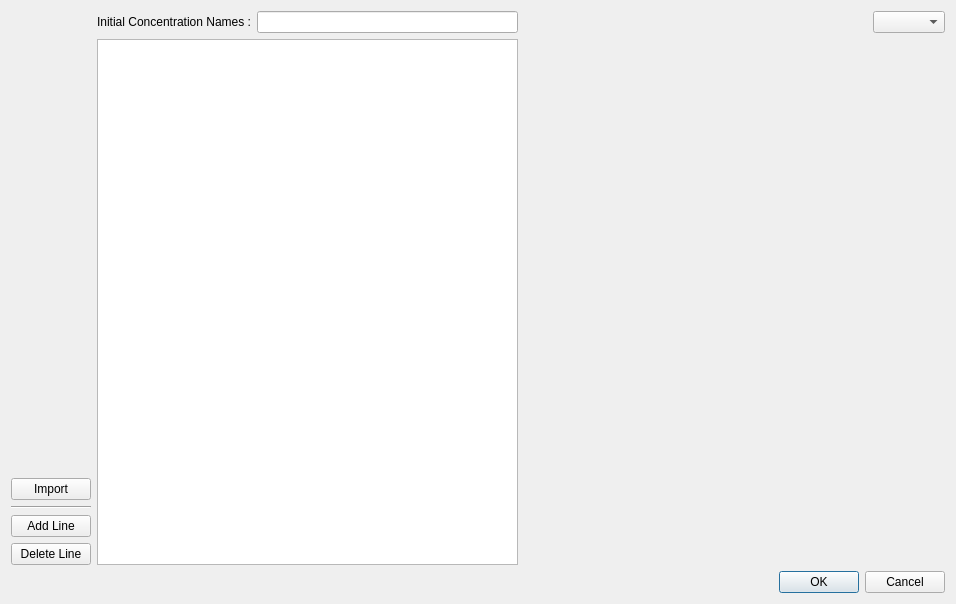
<?xml version="1.0" encoding="UTF-8"?>
<ui version="4.0">
 <class>TracerLaws</class>
 <widget class="QWidget" name="TracerLaws">
  <property name="geometry">
   <rect>
    <x>0</x>
    <y>0</y>
    <width>956</width>
    <height>604</height>
   </rect>
  </property>
  <property name="windowTitle">
   <string>Initial Concentration</string>
  </property>
  <layout class="QGridLayout" name="gridLayout">
   <item row="0" column="2">
    <layout class="QHBoxLayout" name="horizontalLayout">
     <item>
      <spacer name="horizontalSpacer_13">
       <property name="orientation">
        <enum>Qt::Horizontal</enum>
       </property>
       <property name="sizeHint" stdset="0">
        <size>
         <width>40</width>
         <height>20</height>
        </size>
       </property>
      </spacer>
     </item>
     <item>
      <widget class="QComboBox" name="cb_bief"/>
     </item>
    </layout>
   </item>
   <item row="1" column="2">
    <layout class="QVBoxLayout" name="lay_graph_edit"/>
   </item>
   <item row="1" column="0">
    <layout class="QVBoxLayout" name="verticalLayout_8">
     <item>
      <spacer name="verticalSpacer_10">
       <property name="orientation">
        <enum>Qt::Vertical</enum>
       </property>
       <property name="sizeHint" stdset="0">
        <size>
         <width>20</width>
         <height>40</height>
        </size>
       </property>
      </spacer>
     </item>
     <item>
      <widget class="QPushButton" name="b_import">
       <property name="text">
        <string>Import</string>
       </property>
      </widget>
     </item>
     <item>
      <widget class="Line" name="line">
       <property name="orientation">
        <enum>Qt::Horizontal</enum>
       </property>
      </widget>
     </item>
     <item>
      <widget class="QPushButton" name="b_add_line">
       <property name="text">
        <string>Add Line</string>
       </property>
      </widget>
     </item>
     <item>
      <widget class="QPushButton" name="b_delete_line">
       <property name="text">
        <string>Delete Line</string>
       </property>
      </widget>
     </item>
    </layout>
   </item>
   <item row="0" column="1">
    <layout class="QHBoxLayout" name="horizontalLayout_4">
     <item>
      <widget class="QLabel" name="label_LawWQ">
       <property name="text">
        <string>Initial Concentration Names :</string>
       </property>
       <property name="alignment">
        <set>Qt::AlignRight|Qt::AlignTrailing|Qt::AlignVCenter</set>
       </property>
      </widget>
     </item>
     <item>
      <widget class="QLineEdit" name="LawWQ"/>
     </item>
    </layout>
   </item>
   <item row="1" column="1">
    <widget class="QTableView" name="tab_laws">
     <property name="enabled">
      <bool>true</bool>
     </property>
     <property name="minimumSize">
      <size>
       <width>400</width>
       <height>0</height>
      </size>
     </property>
     <attribute name="horizontalHeaderDefaultSectionSize">
      <number>50</number>
     </attribute>
     <attribute name="verticalHeaderDefaultSectionSize">
      <number>22</number>
     </attribute>
    </widget>
   </item>
   <item row="2" column="2">
    <widget class="QDialogButtonBox" name="b_OK_page2">
     <property name="standardButtons">
      <set>QDialogButtonBox::Cancel|QDialogButtonBox::Ok</set>
     </property>
    </widget>
   </item>
  </layout>
  <action name="actionB_import">
   <property name="text">
    <string>b_import</string>
   </property>
   <property name="toolTip">
    <string>b_import</string>
   </property>
  </action>
  <action name="actionB_addLine">
   <property name="text">
    <string>b_addLine</string>
   </property>
   <property name="toolTip">
    <string>b_addLine</string>
   </property>
  </action>
  <action name="actionB_delLine">
   <property name="text">
    <string>b_delLine</string>
   </property>
   <property name="toolTip">
    <string>b_delLine</string>
   </property>
  </action>
  <action name="actionB_OK_page2">
   <property name="text">
    <string>b_OK_page2</string>
   </property>
   <property name="toolTip">
    <string>b_OK_page2</string>
   </property>
  </action>
 </widget>
 <resources/>
 <connections>
  <connection>
   <sender>b_add_line</sender>
   <signal>clicked()</signal>
   <receiver>actionB_addLine</receiver>
   <slot>trigger()</slot>
   <hints>
    <hint type="sourcelabel">
     <x>47</x>
     <y>524</y>
    </hint>
    <hint type="destinationlabel">
     <x>-1</x>
     <y>-1</y>
    </hint>
   </hints>
  </connection>
  <connection>
   <sender>b_delete_line</sender>
   <signal>clicked()</signal>
   <receiver>actionB_delLine</receiver>
   <slot>trigger()</slot>
   <hints>
    <hint type="sourcelabel">
     <x>47</x>
     <y>553</y>
    </hint>
    <hint type="destinationlabel">
     <x>-1</x>
     <y>-1</y>
    </hint>
   </hints>
  </connection>
  <connection>
   <sender>b_import</sender>
   <signal>clicked()</signal>
   <receiver>actionB_import</receiver>
   <slot>trigger()</slot>
   <hints>
    <hint type="sourcelabel">
     <x>47</x>
     <y>486</y>
    </hint>
    <hint type="destinationlabel">
     <x>-1</x>
     <y>-1</y>
    </hint>
   </hints>
  </connection>
 </connections>
</ui>
